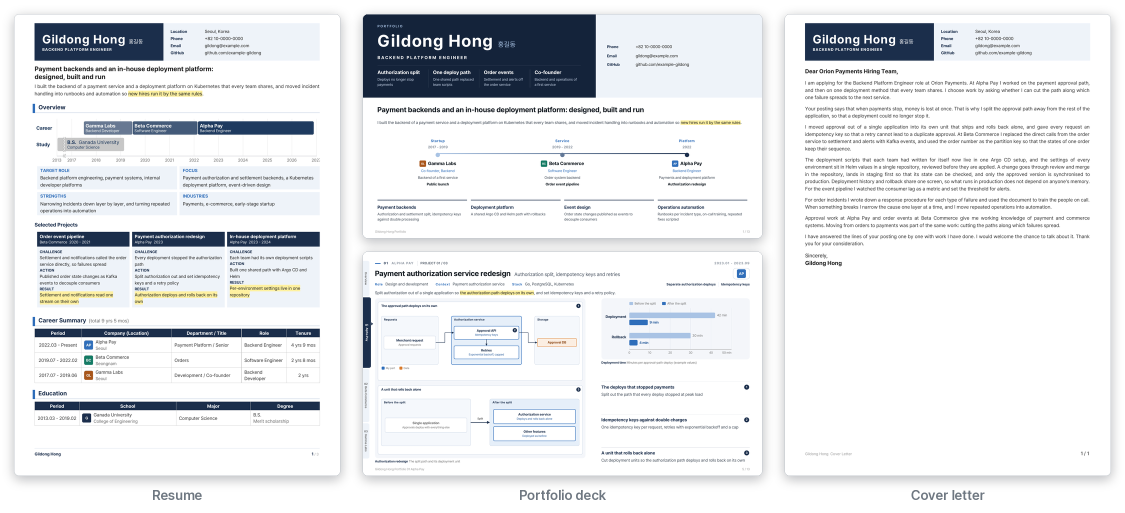
#> input picture docs/assets/gallery.png, 2250 x 1026 px (shown at 1/2 size)
$ python -i baseline.py   (imports and definitions only)
#> lines starting #> are read from the running program, lines starting #| are printed output that depends on the picture
#!/usr/bin/env python3
# -*- coding: utf-8 -*-
"""Visual baselines: the pages of the copy that last went out, kept as small pictures, and what a later build changed.

An edition's page pictures (the previews a build draws: r-1.png for the resume, d-1.png for the deck, c-1.png for the
cover letter) are kept in one small form when the edition is exported: shrunk to two thirds by a box filter, each colour
channel rounded to six levels (a fixed palette of 216 colours). A later build's pictures are put in the same form and
compared pixel by pixel. The drawing is deterministic for one PDF reader, so an unchanged page is the same picture in this
form, while a changed letter, a moved highlight or a line that broke elsewhere is not. The rows that differ are grouped
into bands, and one picture shows each changed band as before | now, so a change nobody asked for is seen before the
edition goes out again.

    python3 src/baseline.py compare <old.pdf> <new.pdf> [--picture out.png] [--json out.json] [--dpi 110]
        two PDFs page by page (the same check the panel runs on an edition): exit 0 when no page changed, 1 when one did
    python3 src/baseline.py keep <preview folder> <kept folder> [--record JSON]  the kept form of a build's pictures
    python3 src/baseline.py diff <preview folder> <kept folder> [--picture out.png] [--json out.json]
    python3 src/baseline.py show <job> [--lang ko|en] [--data DIR]               what the last build of an edition changed
    python3 src/baseline.py accept <job> [--lang ko|en] [--data DIR]             keep that build as the edition's baseline

`show` and `accept` are the command line's way to the panel's baseline (`offerowl baseline ...` runs this file): they go
through the same HTTP API in this process, as `offerowl api` does.
"""
import json  # the result as JSON, and the kept folder's record
import pathlib  # paths
import re  # the page number in a picture's name
import sys  # the command line
import tempfile  # pages drawn from two PDFs

ROOT = pathlib.Path(__file__).resolve().parent.parent  # the repository root, one level above src/
sys.path.insert(0, str(ROOT / "src"))  # llm.py and pdftools.py beside this file, however it was started
import llm  # noqa: E402  the message helper and the language setting

PREFIXES = {"r": "resume", "d": "deck", "c": "cover"}  # the previews' name prefixes (apps/api/services/documents/task_build.py _previews) and the document each is
SHRINK = 1.5  # the kept pictures are two thirds of the previews: 73 dpi for a page drawn at 110, 53 for a slide drawn at 80
LEVELS = 6  # values each colour channel keeps: six levels make a fixed palette of 216 colours, the same for every picture
STEP = 255 / (LEVELS - 1)  # the distance between two levels (51)
GAP = 12  # rows that differ within this many rows of each other are one band: a line of text is about 14 rows at 73 dpi
MIN_PIXELS = 3  # a band with fewer changed pixels is no change one could see (unchanged pages differ in none at all)
PAD = 6  # rows above and below a band that the picture shows with it, so the line around the change can be read
MAX_ROWS = 260  # rows of one band in the picture: a page that changed from top to bottom shows its top part
MAX_PAGES = 12  # changed pages of one document drawn in the picture; the list in words names them all
MAX_BANDS = 6  # bands of one page drawn; the rest are on the page itself
RECORD = "baseline.json"  # the kept folder's record: when, why, from which reader, how many pages of each document
MSG = {  # what this tool says, in both languages with the same keys
    "en": {
        "resume": "Resume",
        "deck": "Portfolio deck",
        "cover": "Cover letter",
        "page": "{doc}, page {n}: before | now",
        "slide": "{doc}, slide {n}: before | now",
        "same": "{doc}: no page changed (pages: {after})",
        "changed": "{doc}: pages changed: {pages} (pages before: {before}, now: {after})",
        "picture": "the changed parts, before | now: {file}",
        "no_pages": "no pages could be drawn from {file}",
        "usage": "usage: python3 src/baseline.py compare <old.pdf> <new.pdf> [--picture out.png] [--json out.json]",
        "no_build": "{job} ({lang}) has no typeset edition yet: make its PDFs first",
        "no_baseline": "{job} ({lang}): no baseline yet. Exporting the edition keeps one, or accept this build as one",
        "since": "{job} ({lang}): compared with the baseline kept on {at}",
        "nothing": "  no page changed",
        "other_reader": "  the baseline was drawn by another PDF reader, so the pages cannot be compared: accept this build as the baseline",
        "accepted": "{job} ({lang}): this build is the baseline now ({at})",
    },
    "ko": {
        "resume": "이력서",
        "deck": "포트폴리오",
        "cover": "자기소개서",
        "page": "{doc} {n}쪽: 이전 | 지금",
        "slide": "{doc} {n}장: 이전 | 지금",
        "same": "{doc}: 바뀐 쪽 없음 (모두 {after}쪽)",
        "changed": "{doc}: 바뀐 쪽 {pages} (이전 {before}쪽, 지금 {after}쪽)",
        "picture": "바뀐 부분, 이전 | 지금: {file}",
        "no_pages": "{file}에서 쪽을 그리지 못했다",
        "usage": "쓰는 법: python3 src/baseline.py compare <이전.pdf> <지금.pdf> [--picture out.png] [--json out.json]",
        "no_build": "{job} ({lang}): 조판한 판이 아직 없다. 먼저 PDF를 만든다",
        "no_baseline": "{job} ({lang}): 기준선이 아직 없다. 판을 내보내면 남고, 이 빌드를 기준선으로 받을 수도 있다",
        "since": "{job} ({lang}): {at}에 남긴 기준선과 견줬다",
        "nothing": "  바뀐 쪽 없음",
        "other_reader": "  기준선을 다른 PDF 읽개가 그려 쪽을 견줄 수 없다. 이 빌드를 기준선으로 받는다",
        "accepted": "{job} ({lang}): 이 빌드가 이제 기준선이다 ({at})",
    },
}


# [7 lines left out: function t, not called in this run]


def doc_word(doc: str, lang: str | None = None) -> str:
    """A document's name in the person's language, or in `lang`."""
    return t("resume", lang) if doc == "resume" else t("deck", lang) if doc == "deck" else t("cover", lang)


def palette() -> list:
    """The fixed palette of the kept form: every mix of six levels per channel, red slowest (index = r*36 + g*6 + b)."""
    levels = [round(i * STEP) for i in range(LEVELS)]  # 0, 51, 102, 153, 204, 255
    return [c for r in levels for g in levels for b in levels for c in (r, g, b)]  # 216 colours, three values each


def canon(src):
    """A page picture in the kept form: a P-mode image of two thirds the size whose palette is the fixed one. Two pictures of
    the same page give the same bytes in this form; a changed letter changes some of them. src: a path or an image."""
#> called with src = '../docs/assets/gallery.png'
    from PIL import Image, ImageChops  # Pillow: the render container has it, and so do the desktop app and a PC with the pdf extra
    if isinstance(src, Image.Image):  # a picture already open
        im = src.convert("RGB")  # its colours as drawn
    else:  # a file: read whole and closed again, so a folder of them can be replaced on Windows
        with Image.open(src) as f:
#> f is the input picture: PIL image 2250x1026 RGBA; mean R, G, B, A 188.9, 191.2, 194.2, 214
            im = f.convert("RGB")
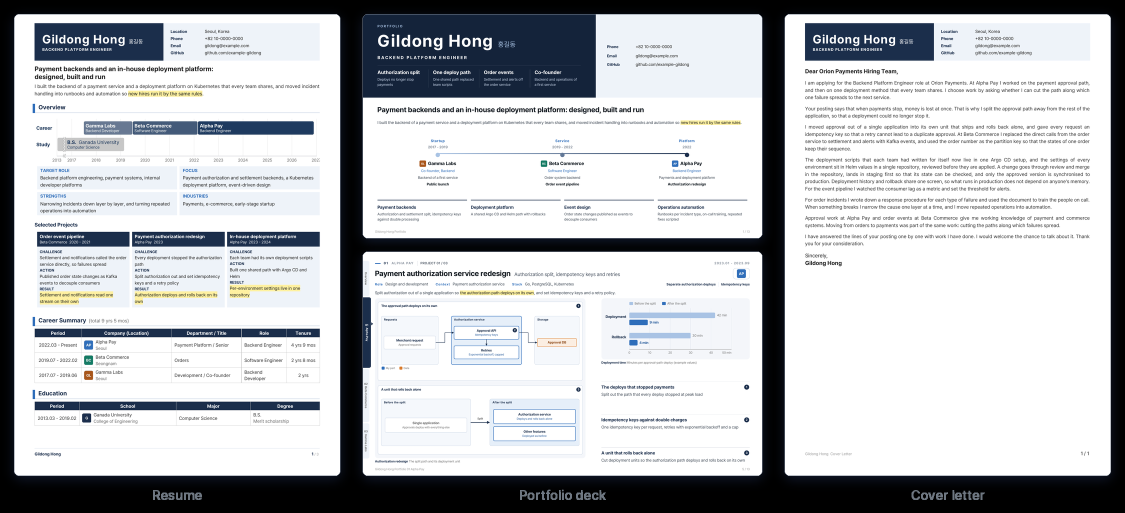
#> im: PIL image 2250x1026 RGB (shown at 1/2 size); mean R, G, B 188.9, 191.2, 194.2
    w, h = im.size  # the preview's size
#> w = 2250; h = 1026
    small = im.resize((max(1, round(w / SHRINK)), max(1, round(h / SHRINK))), Image.BOX)  # a box filter: the same pixels give the same mean
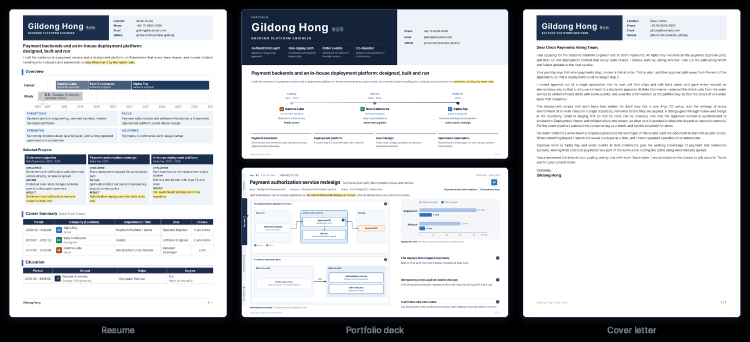
#> small: PIL image 1500x684 RGB (shown at 1/2 size); mean R, G, B 189, 191.3, 194.4
    level = [min(LEVELS - 1, int(v / STEP + 0.5)) for v in range(256)]  # each value to its nearest level, once for all 256
    r, g, b = small.split()  # the three channels
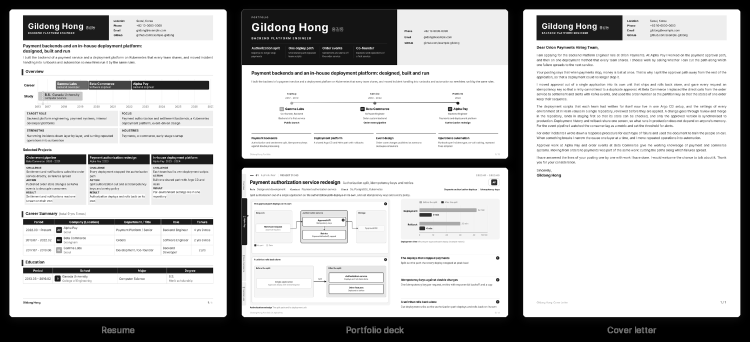
#> r: PIL image 1500x684 L (shown at 1/2 size); min 0, max 255, mean 189
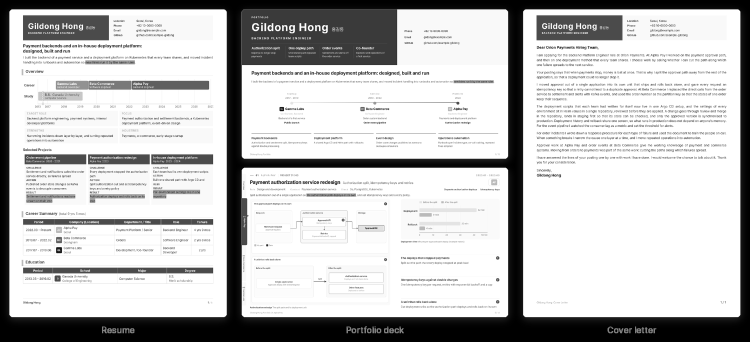
#> b: PIL image 1500x684 L (shown at 1/2 size); min 0, max 255, mean 194.4
    # the palette index r*36 + g*6 + b, worked out by Pillow's own arithmetic (at most 180 + 30 + 5, so nothing clips)
    index = ImageChops.add(ImageChops.add(r.point([36 * x for x in level]), g.point([6 * x for x in level])), b.point(level))
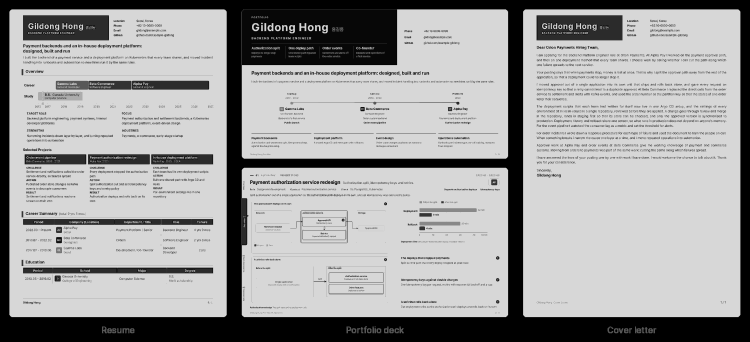
#> index: PIL image 1500x684 L (shown at 1/2 size); min 0, max 215, mean 160.9
    out = Image.frombytes("P", small.size, index.tobytes())  # the kept form: the same bytes, read as palette indexes
#> out: PIL image 1500x684 P; every value is 0
    out.putpalette(palette())  # its colours, for the picture of the changes and for a person who opens the file
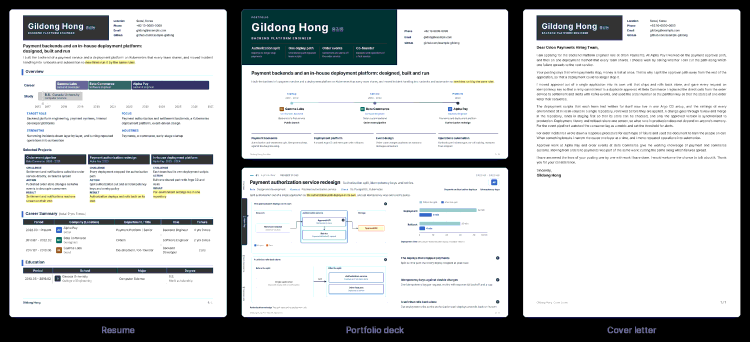
#> out: PIL image 1500x684 P (shown at 1/2 size); mean R, G, B 190.5, 192.9, 193.9
    return out


# [85 lines left out: functions pictures, keep, as_gray, bands, compare, not called in this run]


def changed(found: dict) -> bool:
    """Did any document of a comparison change?"""
    return any(v.get("pages") for v in (found or {}).values())


# [75 lines left out: functions font, picture, describe, compare_pdfs, not called in this run]


def option(args: list, name: str, default=None):
    """The value after --name on the command line, or the default."""
    return args[args.index(name) + 1] if name in args and args.index(name) + 1 < len(args) else default


# [79 lines left out: functions job_command, main, utf8_stdio, not called in this run]


# [3 lines not run here, left out]

>>> result = canon('../docs/assets/gallery.png')
